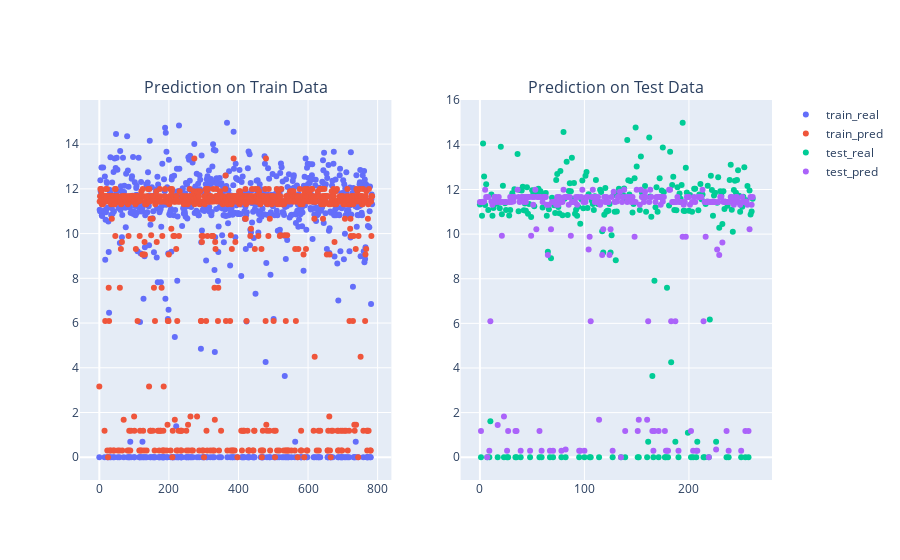

Notebook cell for this chart:
### Markdown cell above
Therefore, our final model is shown below. The visualization that describes our mode's performance is shown below.

### Code cell
final_model = clone(pipeline_nerc_added)
final_model = grid_search(final_model, param_grid)
perform_pipeline(final_model, fit=False, verbose=2)

### Figure 1 — Plotly figure (JSON) as saved in the notebook; plotly's stock layout.template omitted (floating-point values rounded to 4 significant figures; data arrays with more than 128 entries replaced by an {"elided": "..."} marker saying what was removed)
{"data": [{"mode": "markers", "name": "train_real", "type": "scatter", "x": {"elided": "785 int values"}, "xaxis": "x", "y": {"elided": "785 float values"}, "yaxis": "y"}, {"mode": "markers", "name": "train_pred", "type": "scatter", "x": {"elided": "785 int values"}, "xaxis": "x", "y": {"elided": "785 float values"}, "yaxis": "y"}, {"mode": "markers", "name": "test_real", "type": "scatter", "x": {"elided": "262 int values"}, "xaxis": "x2", "y": {"elided": "262 float values"}, "yaxis": "y2"}, {"mode": "markers", "name": "test_pred", "type": "scatter", "x": {"elided": "262 int values"}, "xaxis": "x2", "y": {"elided": "262 float values"}, "yaxis": "y2"}], "layout": {"annotations": [{"font": {"size": 16}, "showarrow": false, "text": "Prediction on Train Data", "x": 0.225, "xanchor": "center", "xref": "paper", "y": 1, "yanchor": "bottom", "yref": "paper"}, {"font": {"size": 16}, "showarrow": false, "text": "Prediction on Test Data", "x": 0.775, "xanchor": "center", "xref": "paper", "y": 1, "yanchor": "bottom", "yref": "paper"}], "xaxis": {"anchor": "y", "domain": [0, 0.45]}, "xaxis2": {"anchor": "y2", "domain": [0.55, 1]}, "yaxis": {"anchor": "x", "domain": [0, 1]}, "yaxis2": {"anchor": "x2", "domain": [0, 1]}}}
